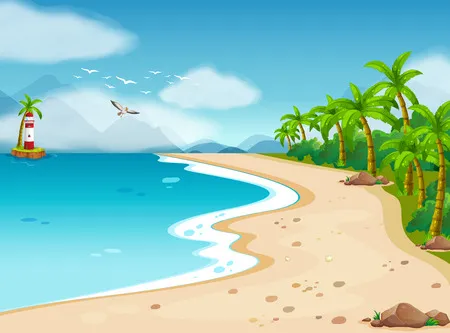
#> input picture images/beach.JPG, 450 x 333 px
$ python opencv_cont.py ../images/beach.JPG
#> lines starting #> are read from the running program, lines starting #| are printed output that depends on the picture; after the words box and inside, x2 and y2 are one past the last pixel; in counts of white or black regions, pixels touching at a corner belong together
# import libraries and image
from sys import argv
import cv2
import matplotlib.pyplot as plt
import numpy as np
path = argv[1]
img = cv2.imread(path)
#> img is the input picture: shape (333, 450, 3); mean B, G, R 188.2, 199.7, 148.6
img = cv2.resize(img,(256, 256))
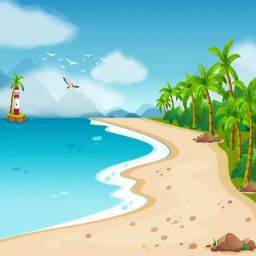
#> img: shape (256, 256, 3); mean B, G, R 188.2, 199.6, 148.5

# preprocess image
gray = cv2.cvtColor(img, cv2.COLOR_RGB2GRAY) # convert to Grayscale
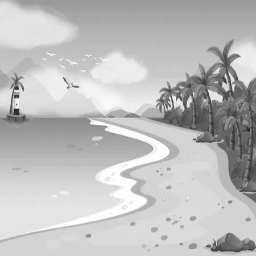
#> gray: shape (256, 256); min 30, max 255, mean 190.3
# compute the threshold of the grayscale image
_, thresh = cv2.threshold(gray, np.mean(gray), 255, cv2.THRESH_BINARY_INV)
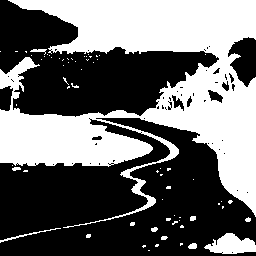
#> thresh: shape (256, 256); 42.2% white; 66 white regions (56 under 20 px), largest, box (x1, y1, x2, y2) and area: (0, 0, 256, 228) 26404, (204, 233, 256, 254) 701, (0, 228, 61, 243) 103
# apply edge detection and dilate edges detected
edges = cv2.dilate(cv2.Canny(thresh, 0, 255), None)
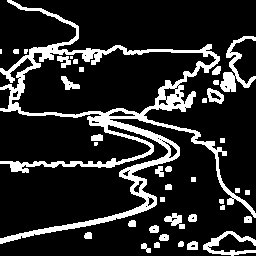
#> edges: shape (256, 256); 16.1% white; 38 white regions (4 under 20 px), largest, box (x1, y1, x2, y2) and area: (0, 0, 256, 244) 7729, (220, 36, 256, 92) 648, (203, 231, 256, 256) 460

# use the findContours function to find all open and closed regions
# in the image, and store in cnt
# the sorted function orders them so we access the largest first
cnt = sorted(cv2.findContours(edges, cv2.RETR_LIST, cv2.CHAIN_APPROX_SIMPLE)[-2], key=cv2.contourArea)[-1]
#> cnt = contour of 1175 points, box (x1, y1, x2, y2) (0, 0, 256, 244), area 15443
# mask is a zero pixel mask that has the same shape as the original image
mask = np.zeros((256, 256), np.uint8)
# draw the detected contours on the mask
masked = cv2.drawContours(mask, [cnt], -1, 255, -1)
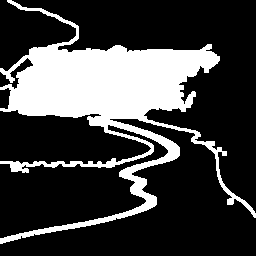
#> masked: shape (256, 256); 25.4% white; 1 white region, box (x1, y1, x2, y2) and area: (0, 0, 256, 244) 16663

# segment the regions
dst = cv2.bitwise_and(img, img, mask=mask)
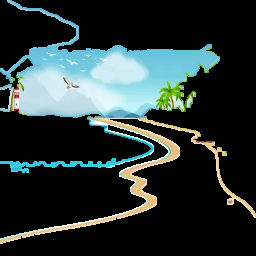
#> dst: shape (256, 256, 3); mean B, G, R 52.9, 53.5, 41.8
segmented = cv2.cvtColor(dst, cv2.COLOR_BGR2RGB)

# display the results
imgplot = plt.imshow(segmented)
plt.show()
